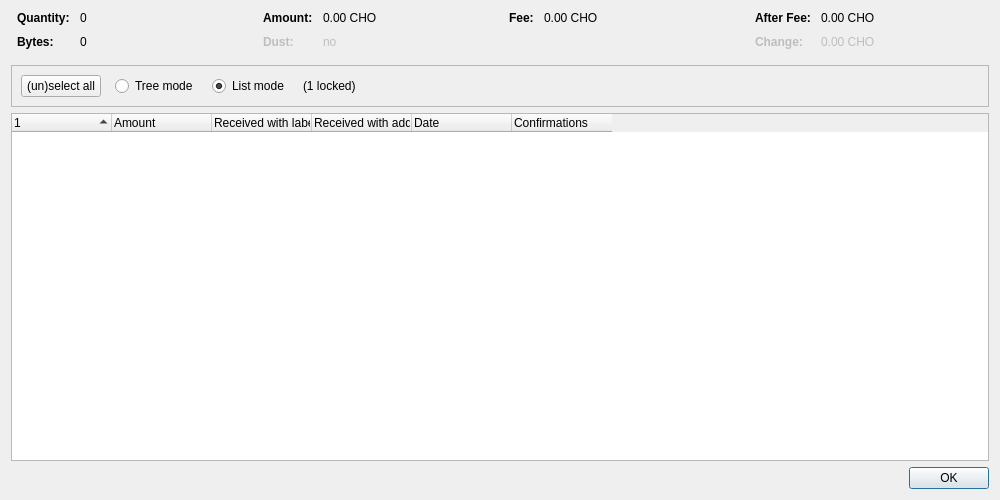
<?xml version="1.0" encoding="UTF-8"?>
<ui version="4.0">
 <class>CoinControlDialog</class>
 <widget class="QDialog" name="CoinControlDialog">
  <property name="geometry">
   <rect>
    <x>0</x>
    <y>0</y>
    <width>1000</width>
    <height>500</height>
   </rect>
  </property>
  <property name="windowTitle">
   <string>Coin Selection</string>
  </property>
  <layout class="QVBoxLayout" name="verticalLayout">
   <item>
    <layout class="QHBoxLayout" name="horizontalLayoutTop" stretch="0,0,0,0">
     <property name="topMargin">
      <number>0</number>
     </property>
     <property name="bottomMargin">
      <number>10</number>
     </property>
     <item>
      <layout class="QFormLayout" name="formLayoutCoinControl1">
       <property name="horizontalSpacing">
        <number>10</number>
       </property>
       <property name="verticalSpacing">
        <number>10</number>
       </property>
       <property name="leftMargin">
        <number>6</number>
       </property>
       <property name="rightMargin">
        <number>6</number>
       </property>
       <item row="0" column="0">
        <widget class="QLabel" name="labelCoinControlQuantityText">
         <property name="font">
          <font>
           <weight>75</weight>
           <bold>true</bold>
          </font>
         </property>
         <property name="text">
          <string>Quantity:</string>
         </property>
        </widget>
       </item>
       <item row="0" column="1">
        <widget class="QLabel" name="labelCoinControlQuantity">
         <property name="cursor">
          <cursorShape>IBeamCursor</cursorShape>
         </property>
         <property name="contextMenuPolicy">
          <enum>Qt::ActionsContextMenu</enum>
         </property>
         <property name="text">
          <string notr="true">0</string>
         </property>
         <property name="textInteractionFlags">
          <set>Qt::LinksAccessibleByMouse|Qt::TextSelectableByKeyboard|Qt::TextSelectableByMouse</set>
         </property>
        </widget>
       </item>
       <item row="1" column="0">
        <widget class="QLabel" name="labelCoinControlBytesText">
         <property name="font">
          <font>
           <weight>75</weight>
           <bold>true</bold>
          </font>
         </property>
         <property name="text">
          <string>Bytes:</string>
         </property>
        </widget>
       </item>
       <item row="1" column="1">
        <widget class="QLabel" name="labelCoinControlBytes">
         <property name="cursor">
          <cursorShape>IBeamCursor</cursorShape>
         </property>
         <property name="contextMenuPolicy">
          <enum>Qt::ActionsContextMenu</enum>
         </property>
         <property name="text">
          <string notr="true">0</string>
         </property>
         <property name="textInteractionFlags">
          <set>Qt::LinksAccessibleByMouse|Qt::TextSelectableByKeyboard|Qt::TextSelectableByMouse</set>
         </property>
        </widget>
       </item>
      </layout>
     </item>
     <item>
      <layout class="QFormLayout" name="formLayoutCoinControl2">
       <property name="horizontalSpacing">
        <number>10</number>
       </property>
       <property name="verticalSpacing">
        <number>10</number>
       </property>
       <property name="leftMargin">
        <number>6</number>
       </property>
       <property name="rightMargin">
        <number>6</number>
       </property>
       <item row="0" column="0">
        <widget class="QLabel" name="labelCoinControlAmountText">
         <property name="font">
          <font>
           <weight>75</weight>
           <bold>true</bold>
          </font>
         </property>
         <property name="text">
          <string>Amount:</string>
         </property>
        </widget>
       </item>
       <item row="0" column="1">
        <widget class="QLabel" name="labelCoinControlAmount">
         <property name="cursor">
          <cursorShape>IBeamCursor</cursorShape>
         </property>
         <property name="contextMenuPolicy">
          <enum>Qt::ActionsContextMenu</enum>
         </property>
         <property name="text">
          <string notr="true">0.00 CHO</string>
         </property>
         <property name="textInteractionFlags">
          <set>Qt::LinksAccessibleByMouse|Qt::TextSelectableByKeyboard|Qt::TextSelectableByMouse</set>
         </property>
        </widget>
       </item>
       <item row="1" column="0">
        <widget class="QLabel" name="labelCoinControlLowOutputText">
         <property name="enabled">
          <bool>false</bool>
         </property>
         <property name="font">
          <font>
           <weight>75</weight>
           <bold>true</bold>
          </font>
         </property>
         <property name="text">
          <string>Dust:</string>
         </property>
        </widget>
       </item>
       <item row="1" column="1">
        <widget class="QLabel" name="labelCoinControlLowOutput">
         <property name="enabled">
          <bool>false</bool>
         </property>
         <property name="cursor">
          <cursorShape>IBeamCursor</cursorShape>
         </property>
         <property name="contextMenuPolicy">
          <enum>Qt::ActionsContextMenu</enum>
         </property>
         <property name="text">
          <string notr="true">no</string>
         </property>
         <property name="textInteractionFlags">
          <set>Qt::LinksAccessibleByMouse|Qt::TextSelectableByKeyboard|Qt::TextSelectableByMouse</set>
         </property>
        </widget>
       </item>
      </layout>
     </item>
     <item>
      <layout class="QFormLayout" name="formLayoutCoinControl3">
       <property name="horizontalSpacing">
        <number>10</number>
       </property>
       <property name="verticalSpacing">
        <number>10</number>
       </property>
       <property name="leftMargin">
        <number>6</number>
       </property>
       <property name="rightMargin">
        <number>6</number>
       </property>
       <item row="0" column="0">
        <widget class="QLabel" name="labelCoinControlFeeText">
         <property name="font">
          <font>
           <weight>75</weight>
           <bold>true</bold>
          </font>
         </property>
         <property name="text">
          <string>Fee:</string>
         </property>
        </widget>
       </item>
       <item row="0" column="1">
        <widget class="QLabel" name="labelCoinControlFee">
         <property name="cursor">
          <cursorShape>IBeamCursor</cursorShape>
         </property>
         <property name="contextMenuPolicy">
          <enum>Qt::ActionsContextMenu</enum>
         </property>
         <property name="text">
          <string notr="true">0.00 CHO</string>
         </property>
         <property name="textInteractionFlags">
          <set>Qt::LinksAccessibleByMouse|Qt::TextSelectableByKeyboard|Qt::TextSelectableByMouse</set>
         </property>
        </widget>
       </item>
      </layout>
     </item>
     <item>
      <layout class="QFormLayout" name="formLayoutCoinControl4">
       <property name="horizontalSpacing">
        <number>10</number>
       </property>
       <property name="verticalSpacing">
        <number>10</number>
       </property>
       <property name="leftMargin">
        <number>6</number>
       </property>
       <property name="rightMargin">
        <number>6</number>
       </property>
       <item row="0" column="0">
        <widget class="QLabel" name="labelCoinControlAfterFeeText">
         <property name="font">
          <font>
           <weight>75</weight>
           <bold>true</bold>
          </font>
         </property>
         <property name="text">
          <string>After Fee:</string>
         </property>
        </widget>
       </item>
       <item row="0" column="1">
        <widget class="QLabel" name="labelCoinControlAfterFee">
         <property name="cursor">
          <cursorShape>IBeamCursor</cursorShape>
         </property>
         <property name="contextMenuPolicy">
          <enum>Qt::ActionsContextMenu</enum>
         </property>
         <property name="text">
          <string notr="true">0.00 CHO</string>
         </property>
         <property name="textInteractionFlags">
          <set>Qt::LinksAccessibleByMouse|Qt::TextSelectableByKeyboard|Qt::TextSelectableByMouse</set>
         </property>
        </widget>
       </item>
       <item row="1" column="0">
        <widget class="QLabel" name="labelCoinControlChangeText">
         <property name="enabled">
          <bool>false</bool>
         </property>
         <property name="font">
          <font>
           <weight>75</weight>
           <bold>true</bold>
          </font>
         </property>
         <property name="text">
          <string>Change:</string>
         </property>
        </widget>
       </item>
       <item row="1" column="1">
        <widget class="QLabel" name="labelCoinControlChange">
         <property name="enabled">
          <bool>false</bool>
         </property>
         <property name="cursor">
          <cursorShape>IBeamCursor</cursorShape>
         </property>
         <property name="contextMenuPolicy">
          <enum>Qt::ActionsContextMenu</enum>
         </property>
         <property name="text">
          <string notr="true">0.00 CHO</string>
         </property>
         <property name="textInteractionFlags">
          <set>Qt::LinksAccessibleByMouse|Qt::TextSelectableByKeyboard|Qt::TextSelectableByMouse</set>
         </property>
        </widget>
       </item>
      </layout>
     </item>
    </layout>
   </item>
   <item>
    <widget class="QFrame" name="frame">
     <property name="minimumSize">
      <size>
       <width>0</width>
       <height>40</height>
      </size>
     </property>
     <property name="frameShape">
      <enum>QFrame::StyledPanel</enum>
     </property>
     <property name="frameShadow">
      <enum>QFrame::Sunken</enum>
     </property>
     <layout class="QHBoxLayout" name="horizontalLayout">
      <item>
       <layout class="QHBoxLayout" name="horizontalLayoutPanel" stretch="0,0,0,0,0">
        <property name="spacing">
         <number>14</number>
        </property>
        <item>
         <widget class="QPushButton" name="pushButtonSelectAll">
          <property name="sizePolicy">
           <sizepolicy hsizetype="Maximum" vsizetype="Fixed">
            <horstretch>0</horstretch>
            <verstretch>0</verstretch>
           </sizepolicy>
          </property>
          <property name="text">
           <string>(un)select all</string>
          </property>
          <property name="autoDefault">
           <bool>false</bool>
          </property>
         </widget>
        </item>
        <item>
         <widget class="QRadioButton" name="radioTreeMode">
          <property name="sizePolicy">
           <sizepolicy hsizetype="Maximum" vsizetype="Fixed">
            <horstretch>0</horstretch>
            <verstretch>0</verstretch>
           </sizepolicy>
          </property>
          <property name="text">
           <string>Tree mode</string>
          </property>
         </widget>
        </item>
        <item>
         <widget class="QRadioButton" name="radioListMode">
          <property name="sizePolicy">
           <sizepolicy hsizetype="Maximum" vsizetype="Fixed">
            <horstretch>0</horstretch>
            <verstretch>0</verstretch>
           </sizepolicy>
          </property>
          <property name="text">
           <string>List mode</string>
          </property>
          <property name="checked">
           <bool>true</bool>
          </property>
         </widget>
        </item>
        <item>
         <widget class="QLabel" name="labelLocked">
          <property name="text">
           <string notr="true">(1 locked)</string>
          </property>
         </widget>
        </item>
        <item>
         <spacer name="horizontalSpacer">
          <property name="orientation">
           <enum>Qt::Horizontal</enum>
          </property>
          <property name="sizeHint" stdset="0">
           <size>
            <width>40</width>
            <height>20</height>
           </size>
          </property>
         </spacer>
        </item>
       </layout>
      </item>
     </layout>
    </widget>
   </item>
   <item>
    <widget class="CoinControlTreeWidget" name="treeWidget">
     <property name="contextMenuPolicy">
      <enum>Qt::CustomContextMenu</enum>
     </property>
     <property name="sortingEnabled">
      <bool>false</bool>
     </property>
     <property name="columnCount">
      <number>6</number>
     </property>
     <attribute name="headerShowSortIndicator" stdset="0">
      <bool>true</bool>
     </attribute>
     <attribute name="headerStretchLastSection">
      <bool>false</bool>
     </attribute>
     <column>
      <property name="text">
       <string/>
      </property>
     </column>
     <column>
      <property name="text">
       <string>Amount</string>
      </property>
     </column>
     <column>
      <property name="text">
       <string>Received with label</string>
      </property>
     </column>
     <column>
      <property name="text">
       <string>Received with address</string>
      </property>
     </column>
     <column>
      <property name="text">
       <string>Date</string>
      </property>
     </column>
     <column>
      <property name="text">
       <string>Confirmations</string>
      </property>
      <property name="toolTip">
       <string>Confirmed</string>
      </property>
     </column>
     <column>
      <property name="text">
       <string/>
      </property>
     </column>
     <column>
      <property name="text">
       <string/>
      </property>
     </column>
     <column>
      <property name="text">
       <string/>
      </property>
     </column>
     <column>
      <property name="text">
       <string/>
      </property>
     </column>
    </widget>
   </item>
   <item>
    <widget class="QDialogButtonBox" name="buttonBox">
     <property name="orientation">
      <enum>Qt::Horizontal</enum>
     </property>
     <property name="standardButtons">
      <set>QDialogButtonBox::Ok</set>
     </property>
    </widget>
   </item>
  </layout>
 </widget>
 <customwidgets>
  <customwidget>
   <class>CoinControlTreeWidget</class>
   <extends>QTreeWidget</extends>
   <header>qt/coincontroltreewidget.h</header>
  </customwidget>
 </customwidgets>
 <resources/>
 <connections/>
</ui>
